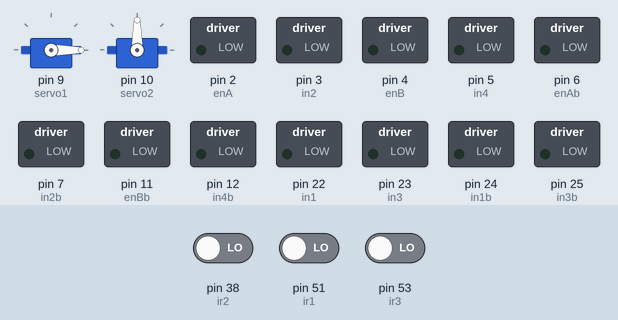
The sketch below on a simulated Arduino Mega 2560, built with avr-gcc and run on an emulated ATmega2560. Parts: 2 × servo, switched loads named in the sketch (green lamp = pin HIGH). The test bench sets the inputs (shaded band); at power-on: pin 51 (ir1) LOW, pin 38 (ir2) LOW, pin 53 (ir3) LOW. What the sketch prints to the serial monitor is not drawn.

Above: at 1.3 s.
1.4 s: pin 51 (ir1) driven HIGH
At 3.3 s:
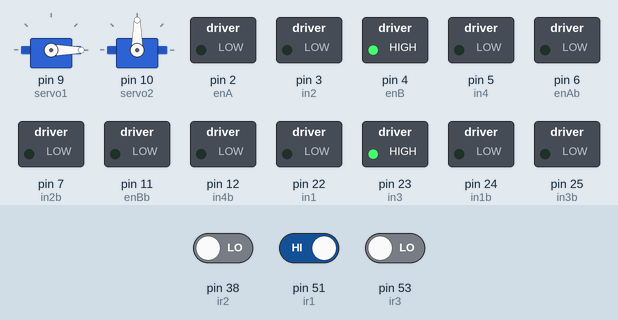
At 19.8 s:
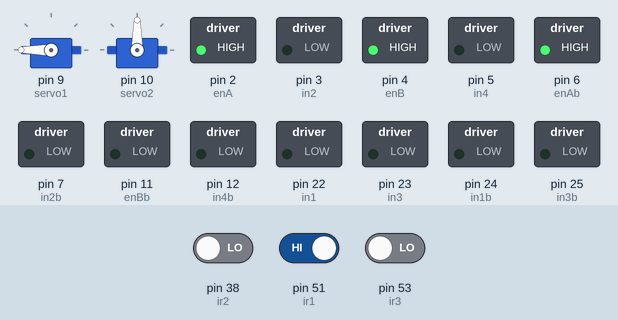
26.6 s: pin 38 (ir2) driven LOW
38.6 s: pin 38 (ir2) driven HIGH
At 41.4 s:
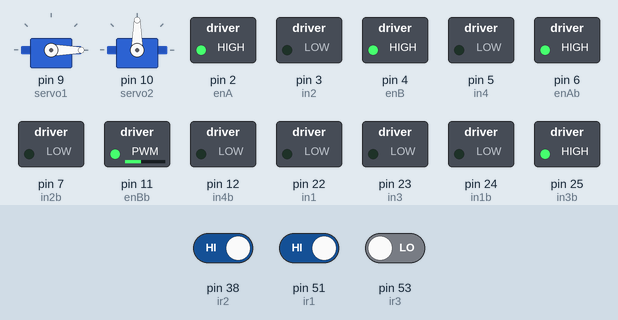
Timing chart, 0 to 56.1 s (numbered marks = the images above; inputs shaded):
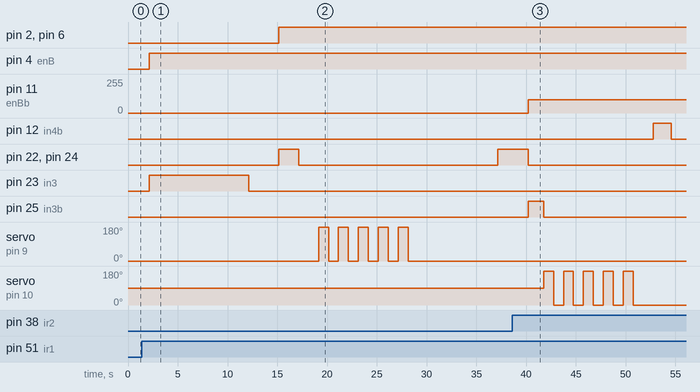

The sketch:

Integration_8.ino
```cpp
//include servo in the code
#include <Servo.h>
//servo variable declaration
Servo servo1;
Servo servo2;
int pos0=0;
// Sensor variable declaration
int ir1=51;
int ir2=38;
int ir3=53;
// Driving motor variable declaration
int enA = 2;
int in1 = 22;
int in2 = 3;
// Driving motor 2 variable declaration
int enAb= 6;
int in1b=24;
int in2b=7;
// Pump variable declarati on
int enB = 4;
int in3 = 23;
int in4 = 5;
//Stirrer motor variable declaration
int enBb= 11;
int in3b=25;
int in4b=12;
//initial time for stirrer movement
unsigned long initial_time=0;
//Pump Count
int p=0;

void setup() {
  //servo setup, attached to PWM pin 9
  servo1.attach(9);
  servo2.attach(10);
  // driver modules setup, where enA and enB (A and B enable, respectively) are components of driving module 1 and enAb is component of driving module 2
  pinMode(ir1, INPUT);
  pinMode(enA, OUTPUT);
  pinMode(enB, OUTPUT);
  pinMode(enAb, OUTPUT);
  pinMode(enBb,OUTPUT);
  // driver modules setup, where in1, in2, in3, and in4 digital inputs to the driver module 1
  // driver modules setup, where in1b and in2b are digital inputs to the driver module 2
  pinMode(in1, OUTPUT);
  pinMode(in2, OUTPUT);
  pinMode(in3, OUTPUT);
  pinMode(in4, OUTPUT);
  pinMode(in1b, OUTPUT);
  pinMode(in2b, OUTPUT);
  pinMode(in3b, OUTPUT);
  pinMode(in4b, OUTPUT);
  // serial data transmission in bits per second (baud)
  servo1.write(0);
  servo1.write(0);
  Serial.begin(9600);
  delay(150);
}

void motoron()
{
  // the function runs the motors
  // turn on motor A
  digitalWrite(in1, HIGH);
  digitalWrite(in2, LOW);
  digitalWrite(in1b, HIGH);
  digitalWrite(in2b, LOW);
  // set speed to 255 (range can go from 0 to 255)
  analogWrite(enA, 255);
  analogWrite(enAb, 255);
}

void pumpon()
{
   // turn on the water pump
  digitalWrite(in3, HIGH);
  digitalWrite(in4, LOW);
  // set speed to 255 (the range is from 0 to 255)
  analogWrite(enB, 255);
}

void motoroff()
{
  // turn off motors
  digitalWrite(in1, LOW);
  digitalWrite(in2, LOW);
  digitalWrite(in1b, LOW);
  digitalWrite(in2b, LOW);
}

void pumpoff()
{
  // turn off pump
  digitalWrite(in3, LOW);
  digitalWrite(in4, LOW);
}

void Powder180()
{
  //turn on servo to 180 degree position, pour out the powder
  servo1.write(180);
  delay(1000);
  }

void Powder0()
{
  //turn the servo to initial position, closing the powder container
  servo1.write(0);
  delay(1000);
}

void stirrerdown()
{
  //turn on the motor to initiate down rack and pinion movement
  digitalWrite(in3b, HIGH);
  digitalWrite(in4b, LOW);
  analogWrite(enBb, 100);
}

void stirrerstop()
{
  //turn off the motor to keep rack and pinion at a fixed position
  digitalWrite(in3b, LOW);
  digitalWrite(in4b, LOW);
}
void stirrerup()
{
  //turn on the motor to initiate up rack and pinion movement
  digitalWrite(in3b, LOW);
  digitalWrite(in4b, HIGH);
  analogWrite(enBb, 100);
}

void stir()
{
  //turn on the stirring servo for 5 seconds
initial_time=millis();
  while((millis()-initial_time)<10000)
    {
    Serial.println(initial_time);
    servo2.write(180);
    Serial.println("one");
    delay(1000);
    servo2.write(0);
    Serial.println("two");
    delay(1000);
    }
}

void loop()
  {
  if(digitalRead(ir1)==HIGH && digitalRead(ir2)==HIGH && digitalRead(ir3)==HIGH)
  {
    //when ir1 and ir2 (sensor 1 and sensor 2) does not detect any object
    motoron();
    delay (5);
    }

  if (digitalRead(ir1)==LOW && p==0)
  {
    //when ir1 detects an object
    motoroff();
    delay(2000);
    pumpon();
    delay(10000);
    pumpoff();
    delay (3000);
    motoron();
    delay (1000);
    while(digitalRead(ir1)==LOW)
    {
    motoron();
    }
    //only allows the pump to work once per one drink
    p=p+1;
  }

    if (digitalRead(ir2)==LOW)
  {
    delay(1000);
    motoroff();
    delay(2000);
    Powder180();
    Powder0();
    Powder180();
    Powder0();
    Powder180();
    Powder0();
    Powder180();
    Powder0();
    Powder180();
    Powder0();
    delay(8000);
    while(digitalRead(ir2)==LOW)
    {
    motoron();
    }
  }

  if (digitalRead(ir3)==LOW)
  {
    //when ir3 detects and object
    delay(1600);
    motoroff();
    delay(5);
    stirrerdown();
    delay (5);
    delay (1550);
    stirrerstop();
    stir();
    delay(1000);
    stirrerup();
    delay (5);
    delay (1800);
    stirrerstop();
    while(digitalRead(ir3)==LOW)
    {
      motoroff();
    }
    }
  }
```

Measured:
- after the input at 1.4 s, servo on pin 9 (servo1): alternates 180° for 1.0 s and 0° for 1.0 s, starting after 17.8 s
- after the input at 38.6 s, pin 11 (enBb): 0/255 → 100/255 after 1.6 s; pin 12 (in4b): LOW → HIGH after 14.2 s, → LOW 1.8 s later
